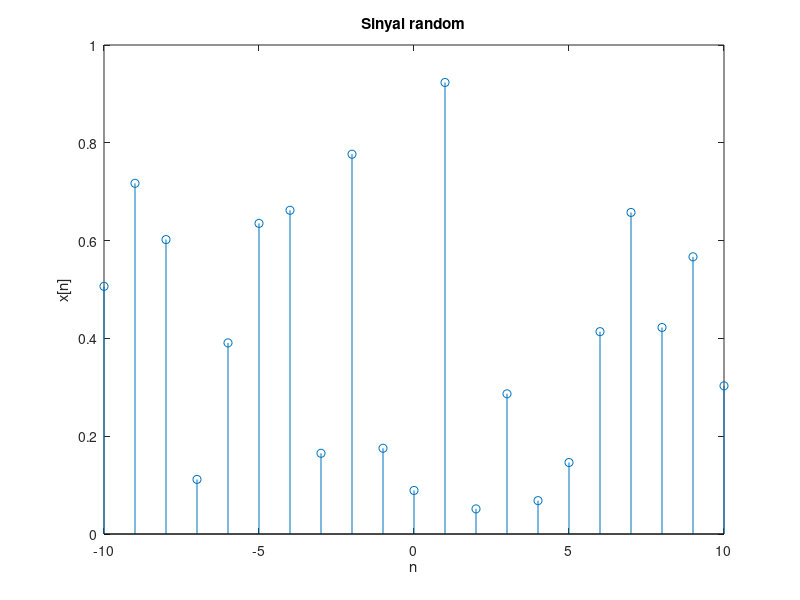

Write the MATLAB code that produced this figure.
%created by Aditya Ervansyah

clc
clear all

n1=-10;
n2=10;
n =[n1:n2];
p=length(n);
x=rand(1,p);
stem(n,x);
title('Sinyal random')
xlabel('n')
ylabel('x[n]')